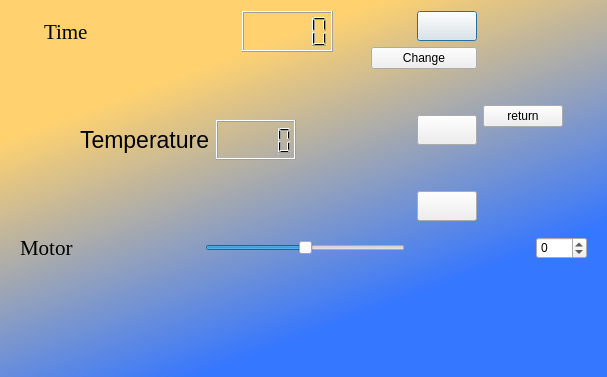
<?xml version="1.0" encoding="UTF-8"?>
<ui version="4.0">
 <class>MainDialog</class>
 <widget class="QDialog" name="MainDialog">
  <property name="geometry">
   <rect>
    <x>0</x>
    <y>0</y>
    <width>607</width>
    <height>377</height>
   </rect>
  </property>
  <property name="windowTitle">
   <string>Dialog</string>
  </property>
  <property name="styleSheet">
   <string notr="true">QDialog{
	background:qlineargradient(spread:pad,x1:0.4,y1:0,x2:1,y2:1,stop:0.1 #FFD26F,stop:0.7 #3677FF)
}

</string>
  </property>
  <layout class="QVBoxLayout" name="verticalLayout_6">
   <item>
    <layout class="QHBoxLayout" name="horizontalLayout_8">
     <item>
      <spacer name="horizontalSpacer_10">
       <property name="orientation">
        <enum>Qt::Horizontal</enum>
       </property>
       <property name="sizeHint" stdset="0">
        <size>
         <width>40</width>
         <height>20</height>
        </size>
       </property>
      </spacer>
     </item>
     <item>
      <layout class="QVBoxLayout" name="verticalLayout_5">
       <item>
        <layout class="QHBoxLayout" name="horizontalLayout_5">
         <item>
          <widget class="QLabel" name="label_4">
           <property name="font">
            <font>
             <family>Times New Roman</family>
             <pointsize>16</pointsize>
            </font>
           </property>
           <property name="text">
            <string>Time</string>
           </property>
          </widget>
         </item>
         <item>
          <spacer name="horizontalSpacer_6">
           <property name="orientation">
            <enum>Qt::Horizontal</enum>
           </property>
           <property name="sizeHint" stdset="0">
            <size>
             <width>40</width>
             <height>20</height>
            </size>
           </property>
          </spacer>
         </item>
         <item>
          <widget class="QLCDNumber" name="lcdNumber">
           <property name="minimumSize">
            <size>
             <width>91</width>
             <height>41</height>
            </size>
           </property>
          </widget>
         </item>
        </layout>
       </item>
       <item>
        <spacer name="verticalSpacer_9">
         <property name="orientation">
          <enum>Qt::Vertical</enum>
         </property>
         <property name="sizeHint" stdset="0">
          <size>
           <width>20</width>
           <height>40</height>
          </size>
         </property>
        </spacer>
       </item>
       <item>
        <layout class="QHBoxLayout" name="horizontalLayout_7">
         <item>
          <spacer name="horizontalSpacer_12">
           <property name="orientation">
            <enum>Qt::Horizontal</enum>
           </property>
           <property name="sizeHint" stdset="0">
            <size>
             <width>40</width>
             <height>20</height>
            </size>
           </property>
          </spacer>
         </item>
         <item>
          <widget class="QLabel" name="label_9">
           <property name="font">
            <font>
             <pointsize>17</pointsize>
            </font>
           </property>
           <property name="text">
            <string>Temperature</string>
           </property>
          </widget>
         </item>
         <item>
          <widget class="QLCDNumber" name="lcdNumber_5">
           <property name="minimumSize">
            <size>
             <width>80</width>
             <height>40</height>
            </size>
           </property>
          </widget>
         </item>
         <item>
          <spacer name="horizontalSpacer_13">
           <property name="orientation">
            <enum>Qt::Horizontal</enum>
           </property>
           <property name="sizeHint" stdset="0">
            <size>
             <width>40</width>
             <height>20</height>
            </size>
           </property>
          </spacer>
         </item>
        </layout>
       </item>
       <item>
        <spacer name="verticalSpacer_6">
         <property name="orientation">
          <enum>Qt::Vertical</enum>
         </property>
         <property name="sizeHint" stdset="0">
          <size>
           <width>20</width>
           <height>40</height>
          </size>
         </property>
        </spacer>
       </item>
      </layout>
     </item>
     <item>
      <spacer name="horizontalSpacer_9">
       <property name="orientation">
        <enum>Qt::Horizontal</enum>
       </property>
       <property name="sizeHint" stdset="0">
        <size>
         <width>40</width>
         <height>20</height>
        </size>
       </property>
      </spacer>
     </item>
     <item>
      <layout class="QVBoxLayout" name="verticalLayout">
       <item>
        <layout class="QHBoxLayout" name="horizontalLayout">
         <item>
          <widget class="QLabel" name="label">
           <property name="text">
            <string/>
           </property>
           <property name="pixmap">
            <pixmap resource="image.qrc">:/images/motor.png</pixmap>
           </property>
          </widget>
         </item>
         <item>
          <spacer name="horizontalSpacer">
           <property name="orientation">
            <enum>Qt::Horizontal</enum>
           </property>
           <property name="sizeHint" stdset="0">
            <size>
             <width>40</width>
             <height>20</height>
            </size>
           </property>
          </spacer>
         </item>
         <item>
          <widget class="QPushButton" name="pushButton">
           <property name="minimumSize">
            <size>
             <width>60</width>
             <height>30</height>
            </size>
           </property>
           <property name="text">
            <string/>
           </property>
           <property name="icon">
            <iconset resource="image.qrc">
             <normaloff>:/images/on.png</normaloff>:/images/on.png</iconset>
           </property>
          </widget>
         </item>
        </layout>
       </item>
       <item>
        <widget class="QPushButton" name="pushButton_4">
         <property name="text">
          <string>Change</string>
         </property>
         <property name="icon">
          <iconset resource="image.qrc">
           <normaloff>:/images/apply.png</normaloff>:/images/apply.png</iconset>
         </property>
        </widget>
       </item>
       <item>
        <spacer name="verticalSpacer">
         <property name="orientation">
          <enum>Qt::Vertical</enum>
         </property>
         <property name="sizeHint" stdset="0">
          <size>
           <width>20</width>
           <height>40</height>
          </size>
         </property>
        </spacer>
       </item>
       <item>
        <layout class="QHBoxLayout" name="horizontalLayout_2">
         <item>
          <widget class="QLabel" name="label_2">
           <property name="text">
            <string/>
           </property>
           <property name="pixmap">
            <pixmap resource="image.qrc">:/images/led.png</pixmap>
           </property>
          </widget>
         </item>
         <item>
          <spacer name="horizontalSpacer_2">
           <property name="orientation">
            <enum>Qt::Horizontal</enum>
           </property>
           <property name="sizeHint" stdset="0">
            <size>
             <width>13</width>
             <height>17</height>
            </size>
           </property>
          </spacer>
         </item>
         <item>
          <widget class="QPushButton" name="pushButton_2">
           <property name="minimumSize">
            <size>
             <width>60</width>
             <height>30</height>
            </size>
           </property>
           <property name="text">
            <string/>
           </property>
           <property name="icon">
            <iconset resource="image.qrc">
             <normaloff>:/images/on.png</normaloff>:/images/on.png</iconset>
           </property>
          </widget>
         </item>
        </layout>
       </item>
       <item>
        <spacer name="verticalSpacer_2">
         <property name="orientation">
          <enum>Qt::Vertical</enum>
         </property>
         <property name="sizeHint" stdset="0">
          <size>
           <width>20</width>
           <height>40</height>
          </size>
         </property>
        </spacer>
       </item>
       <item>
        <layout class="QHBoxLayout" name="horizontalLayout_3">
         <item>
          <widget class="QLabel" name="label_3">
           <property name="text">
            <string/>
           </property>
           <property name="pixmap">
            <pixmap resource="image.qrc">:/images/matrix.png</pixmap>
           </property>
           <property name="scaledContents">
            <bool>true</bool>
           </property>
          </widget>
         </item>
         <item>
          <spacer name="horizontalSpacer_3">
           <property name="orientation">
            <enum>Qt::Horizontal</enum>
           </property>
           <property name="sizeHint" stdset="0">
            <size>
             <width>13</width>
             <height>17</height>
            </size>
           </property>
          </spacer>
         </item>
         <item>
          <widget class="QPushButton" name="pushButton_3">
           <property name="minimumSize">
            <size>
             <width>60</width>
             <height>30</height>
            </size>
           </property>
           <property name="text">
            <string/>
           </property>
           <property name="icon">
            <iconset resource="image.qrc">
             <normaloff>:/images/on.png</normaloff>:/images/on.png</iconset>
           </property>
          </widget>
         </item>
        </layout>
       </item>
      </layout>
     </item>
     <item>
      <widget class="QPushButton" name="pushButton_5">
       <property name="text">
        <string>return</string>
       </property>
      </widget>
     </item>
     <item>
      <spacer name="horizontalSpacer_11">
       <property name="orientation">
        <enum>Qt::Horizontal</enum>
       </property>
       <property name="sizeHint" stdset="0">
        <size>
         <width>40</width>
         <height>20</height>
        </size>
       </property>
      </spacer>
     </item>
    </layout>
   </item>
   <item>
    <widget class="QWidget" name="widget" native="true">
     <layout class="QHBoxLayout" name="horizontalLayout_9">
      <item>
       <layout class="QHBoxLayout" name="horizontalLayout_4">
        <item>
         <widget class="QLabel" name="label_5">
          <property name="font">
           <font>
            <family>Times New Roman</family>
            <pointsize>16</pointsize>
           </font>
          </property>
          <property name="text">
           <string>Motor</string>
          </property>
         </widget>
        </item>
        <item>
         <spacer name="horizontalSpacer_5">
          <property name="orientation">
           <enum>Qt::Horizontal</enum>
          </property>
          <property name="sizeHint" stdset="0">
           <size>
            <width>40</width>
            <height>20</height>
           </size>
          </property>
         </spacer>
        </item>
        <item>
         <widget class="QSlider" name="horizontalSlider">
          <property name="enabled">
           <bool>true</bool>
          </property>
          <property name="minimumSize">
           <size>
            <width>200</width>
            <height>0</height>
           </size>
          </property>
          <property name="minimum">
           <number>-512</number>
          </property>
          <property name="maximum">
           <number>512</number>
          </property>
          <property name="orientation">
           <enum>Qt::Horizontal</enum>
          </property>
         </widget>
        </item>
        <item>
         <spacer name="horizontalSpacer_4">
          <property name="orientation">
           <enum>Qt::Horizontal</enum>
          </property>
          <property name="sizeHint" stdset="0">
           <size>
            <width>40</width>
            <height>20</height>
           </size>
          </property>
         </spacer>
        </item>
        <item>
         <widget class="QSpinBox" name="spinBox">
          <property name="minimum">
           <number>-512</number>
          </property>
          <property name="maximum">
           <number>512</number>
          </property>
         </widget>
        </item>
       </layout>
      </item>
     </layout>
    </widget>
   </item>
   <item>
    <spacer name="verticalSpacer_8">
     <property name="orientation">
      <enum>Qt::Vertical</enum>
     </property>
     <property name="sizeHint" stdset="0">
      <size>
       <width>20</width>
       <height>24</height>
      </size>
     </property>
    </spacer>
   </item>
  </layout>
 </widget>
 <resources>
  <include location="image.qrc"/>
 </resources>
 <connections>
  <connection>
   <sender>horizontalSlider</sender>
   <signal>valueChanged(int)</signal>
   <receiver>spinBox</receiver>
   <slot>setValue(int)</slot>
   <hints>
    <hint type="sourcelabel">
     <x>330</x>
     <y>374</y>
    </hint>
    <hint type="destinationlabel">
     <x>541</x>
     <y>381</y>
    </hint>
   </hints>
  </connection>
  <connection>
   <sender>spinBox</sender>
   <signal>valueChanged(int)</signal>
   <receiver>horizontalSlider</receiver>
   <slot>setValue(int)</slot>
   <hints>
    <hint type="sourcelabel">
     <x>539</x>
     <y>368</y>
    </hint>
    <hint type="destinationlabel">
     <x>371</x>
     <y>372</y>
    </hint>
   </hints>
  </connection>
 </connections>
</ui>
